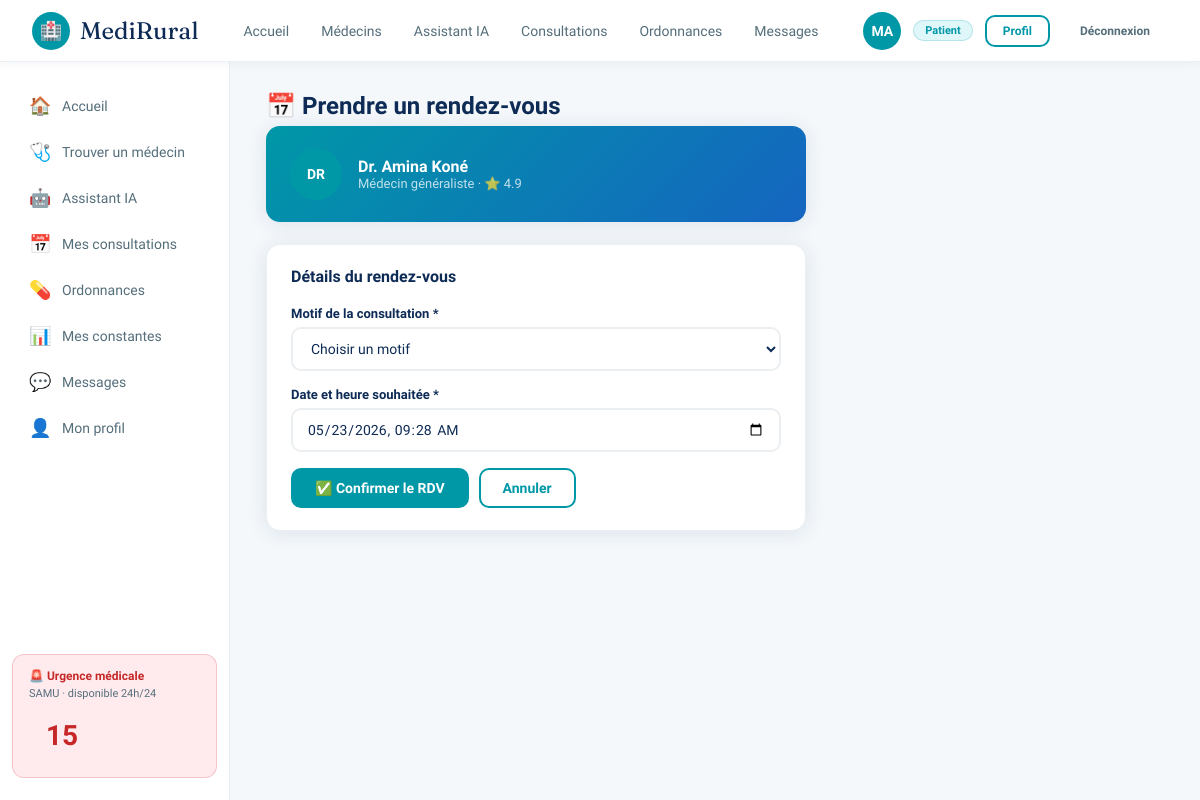
The app's page /book/1 (signed in) with its own data.
### tables this page shows
CREATE TABLE users (
            id          INTEGER PRIMARY KEY AUTOINCREMENT,
            email       TEXT UNIQUE NOT NULL,
            password    TEXT NOT NULL,
            name        TEXT NOT NULL,
            role        TEXT NOT NULL DEFAULT 'patient',
            age         INTEGER,
            city        TEXT,
            phone       TEXT,
            specialite  TEXT,
            bio         TEXT,
            avatar_color TEXT DEFAULT '#0097A7',
            created_at  TEXT DEFAULT (datetime('now'))
        );

CREATE TABLE doctors (
            id          INTEGER PRIMARY KEY AUTOINCREMENT,
            user_id     INTEGER NOT NULL UNIQUE,
            specialite  TEXT NOT NULL,
            note        REAL DEFAULT 4.8,
            nb_consults INTEGER DEFAULT 0,
            dispo       TEXT DEFAULT 'Disponible',
            tarif       INTEGER DEFAULT 25,
            FOREIGN KEY (user_id) REFERENCES users(id)
        );

### app.py (the view, shortened to what this page needs)
@app.route("/book/<int:doc_id>", methods=["GET","POST"])
@login_required
@role_required("patient")
def book(doc_id):
    doc = query("SELECT d.*,u.name,u.avatar_color FROM doctors d JOIN users u ON d.user_id=u.id WHERE d.id=?", (doc_id,), one=True)
    if not doc:
        flash("Médecin introuvable", "error")
        return redirect(url_for("doctors"))
    now = datetime.now().strftime("%Y-%m-%dT%H:%M")
    default_date = (datetime.now() + timedelta(hours=2)).strftime("%Y-%m-%dT%H:%M")
    return render_template("book.html", doc=doc, now=now, default_date=default_date)

### app.py (called while the page is built)
def get_db():
    if "db" not in g:
        g.db = sqlite3.connect(DB_PATH)
        g.db.row_factory = sqlite3.Row
        g.db.execute("PRAGMA journal_mode=WAL")
        g.db.execute("PRAGMA foreign_keys=ON")
    return g.db

def query(sql, args=(), one=False):
    cur = get_db().execute(sql, args)
    rv  = cur.fetchall()
    return (rv[0] if rv else None) if one else rv

def login_required(f):
    @wraps(f)
    def decorated(*args, **kwargs):
        if "user_id" not in session:
            return redirect(url_for("login"))
        return f(*args, **kwargs)
    return decorated

def role_required(*roles):
    def decorator(f):
        @wraps(f)
        def decorated(*args, **kwargs):
            if "user_id" not in session:
                return redirect(url_for("login"))
            if session.get("role") not in roles:
                flash("Accès non autorisé", "error")
                return redirect(url_for("dashboard"))
            return f(*args, **kwargs)
        return decorated
    return decorator

### templates/book.html (shortened to what this page needs)
{% extends "base.html" %}
{% block content %}
<p class="page-title">📅 Prendre un rendez-vous</p>
<div style="max-width:540px">
  <div class="card" style="margin-bottom:22px;display:flex;align-items:center;gap:16px;background:linear-gradient(135deg,var(--teal),var(--blue));border:none">
    <div class="avatar" style="background:{{ doc.avatar_color }};width:52px;height:52px">{{ doc.name[:2].upper() }}</div>
    <div>
      <p style="color:#fff;font-weight:800;font-size:16px">{{ doc.name }}</p>
      <p style="color:rgba(255,255,255,.75);font-size:13px">{{ doc.specialite }} · ⭐ {{ doc.note }}</p>
    </div>
  </div>
  <div class="card">
    <h3 style="font-size:16px;font-weight:800;color:var(--navy);margin-bottom:20px">Détails du rendez-vous</h3>
    <form method="POST">
      <div class="form-group">
        <label>Motif de la consultation *</label>
        <select name="motif" required>
          <option value="">Choisir un motif</option>
        </select>
      </div>
      <div class="form-group">
        <label>Date et heure souhaitée *</label>
        <input type="datetime-local" name="date_rdv" required
               min="{{ now }}"
               value="{{ default_date }}"/>
      </div>
      <div style="display:flex;gap:10px;margin-top:8px">
        <button type="submit" class="btn btn-primary">✅ Confirmer le RDV</button>
        <a href="{{ url_for('doctors') }}" class="btn btn-outline">Annuler</a>
      </div>
    </form>
  </div>
</div>
{% endblock %}

### templates/base.html (style rules this page uses)
:root { --navy:#0D2B55;--blue:#1565C0;--teal:#0097A7;--teal-lt:#E0F7FA; --green:#2E7D32;--green-lt:#E8F5E9;--gold:#F9A825;--red:#C62828; --red-lt:#FFEBEE;--white:#fff;--off:#F4F8FB;--lgrey:#ECEFF1; --grey:#546E7A;--dark:#0A1628;--radius:14px; --shadow:0 2px 20px rgba(13,43,85,.10); --font:'Sora',sans-serif; }
* { box-sizing:border-box;margin:0;padding:0; }
body { font-family:var(--font);background:var(--off);color:var(--navy);min-height:100vh;display:flex;flex-direction:column; }
a { color:inherit;text-decoration:none; }
.avatar { width:38px;height:38px;border-radius:50%;display:flex;align-items:center;justify-content:center;font-weight:700;font-size:14px;color:#fff;flex-shrink:0; }
.page-title { font-size:24px;font-weight:800;color:var(--navy);margin-bottom:6px; }
.card { background:var(--white);border-radius:var(--radius);box-shadow:var(--shadow);border:1px solid var(--lgrey);padding:22px 24px; }
.btn { display:inline-flex;align-items:center;gap:7px;padding:10px 22px;border-radius:10px;font-family:var(--font);font-weight:700;font-size:14px;cursor:pointer;transition:.15s;border:2px solid transparent; }
.btn-primary { background:var(--teal);color:#fff;border-color:var(--teal); }
.btn-outline { background:transparent;color:var(--teal);border-color:var(--teal); }
.form-group { display:flex;flex-direction:column;gap:6px;margin-bottom:16px; }
.form-group label { font-size:13px;font-weight:600;color:var(--navy); }
.form-group input,.form-group select,.form-group textarea { padding:11px 14px;border:2px solid var(--lgrey);border-radius:10px; font-family:var(--font);font-size:14px;color:var(--navy); outline:none;transition:border-color .15s;background:var(--white); }
.main>* { animation:fadeUp .35s ease; }

### records on screen
users: name "DR", name "Dr. Amina Koné"
doctors: specialite "Médecin généraliste", note "4.9"

### other values on screen
{{ session.name[:2].upper() }} "MA"
{{ 'Médecin' if session.role=='doctor' else 'Patient' }} "Patient"
